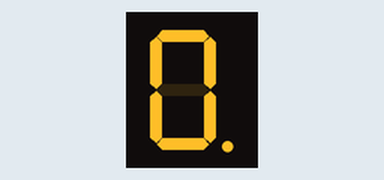
Recording of a sketch running on a simulated Arduino Uno, built with avr-gcc and run on an emulated ATmega328P. On the bench: 1-digit seven-segment display. Wiring (inferred from the names in the program): 1-digit 7-segment display, segments lit when HIGH: segments pin 11, pin 12, pin 7, pin 6, pin 5, pin 10, pin 9, pin 8. The segment pins are drawn as the display they are named for.

Above: at 0.1 s.
At 1.6 s:
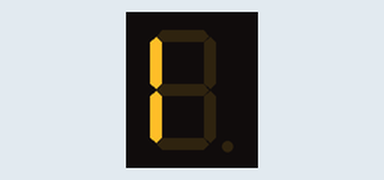
At 2.6 s:
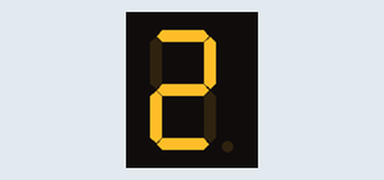
At 3.6 s:
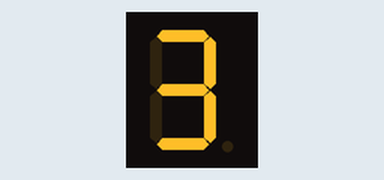
At 6.1 s:
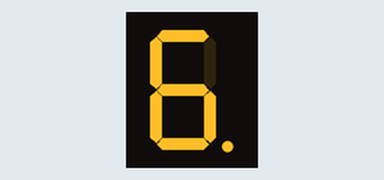
At 10.6 s:
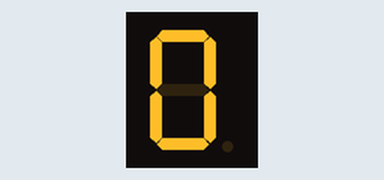

Measured:
- by itself, everything shown: repeats every 10.0 s, in 20 steps
- what the display in image 1 shows lasts 0.5 s, from 1.5 s to 2.0 s

The sketch:

7seg.ino
```cpp
int g = 9, f = 10, a = 11, b =12, e = 5, d = 6, c = 7, dp = 8;
void display(int , boolean);
void setup()
{
  pinMode(g, OUTPUT);
  pinMode(f, OUTPUT);
  pinMode(a, OUTPUT);
  pinMode(b, OUTPUT);
  pinMode(e, OUTPUT);
  pinMode(d, OUTPUT);
  pinMode(c, OUTPUT);
  pinMode(dp, OUTPUT);
}

void display(int num=-1, boolean dp=0)
{
  digitalWrite(8, dp);
  if(num == 0)
  {
    digitalWrite(g, 0);
    digitalWrite(f, 1);
    digitalWrite(a, 1);
    digitalWrite(b, 1);
    digitalWrite(e, 1);
    digitalWrite(d, 1);
    digitalWrite(c, 1);
  } else if(num == 1) {
    digitalWrite(g, 0);
    digitalWrite(f, 1);
    digitalWrite(a, 0);
    digitalWrite(b, 0);
    digitalWrite(e, 1);
    digitalWrite(d, 0);
    digitalWrite(c, 0);
  } else if(num == 2) {
    digitalWrite(g, 1);
    digitalWrite(f, 0);
    digitalWrite(a, 1);
    digitalWrite(b, 1);
    digitalWrite(e, 1);
    digitalWrite(d, 1);
    digitalWrite(c, 0);
  } else if(num == 3) {
    digitalWrite(g, 1);
    digitalWrite(f, 0);
    digitalWrite(a, 1);
    digitalWrite(b, 1);
    digitalWrite(e, 0);
    digitalWrite(d, 1);
    digitalWrite(c, 1);
  } else if(num == 4) {
    digitalWrite(g, 1);
    digitalWrite(f, 1);
    digitalWrite(a, 0);
    digitalWrite(b, 1);
    digitalWrite(e, 0);
    digitalWrite(d, 0);
    digitalWrite(c, 1);
  } else if(num == 5) {
    digitalWrite(g, 1);
    digitalWrite(f, 1);
    digitalWrite(a, 1);
    digitalWrite(b, 0);
    digitalWrite(e, 0);
    digitalWrite(d, 1);
    digitalWrite(c, 1);
  } else if(num == 6) {
    digitalWrite(g, 1);
    digitalWrite(f, 1);
    digitalWrite(a, 1);
    digitalWrite(b, 0);
    digitalWrite(e, 1);
    digitalWrite(d, 1);
    digitalWrite(c, 1);
  } else if(num == 7) {
    digitalWrite(g, 0);
    digitalWrite(f, 0);
    digitalWrite(a, 1);
    digitalWrite(b, 1);
    digitalWrite(e, 0);
    digitalWrite(d, 0);
    digitalWrite(c, 1);
  } else if(num == 8) {
    digitalWrite(g, 1);
    digitalWrite(f, 1);
    digitalWrite(a, 1);
    digitalWrite(b, 1);
    digitalWrite(e, 1);
    digitalWrite(d, 1);
    digitalWrite(c, 1);
  } else if(num == 9) {
    digitalWrite(g, 1);
    digitalWrite(f, 1);
    digitalWrite(a, 1);
    digitalWrite(b, 1);
    digitalWrite(e, 0);
    digitalWrite(d, 0);
    digitalWrite(c, 1);
  } else {
    digitalWrite(g, 0);
    digitalWrite(f, 0);
    digitalWrite(a, 0);
    digitalWrite(b, 0);
    digitalWrite(e, 0);
    digitalWrite(d, 0);
    digitalWrite(c, 0);
  }
}

void loop()
{
  int i, n;
  for (i = 0; i != 10; i++){
    display(i);
    for (n = 0; n != 1; n++){
      digitalWrite(dp, 1);
      delay(500);
      digitalWrite(dp,0);
      delay(500);
    }
    }
  }
```
